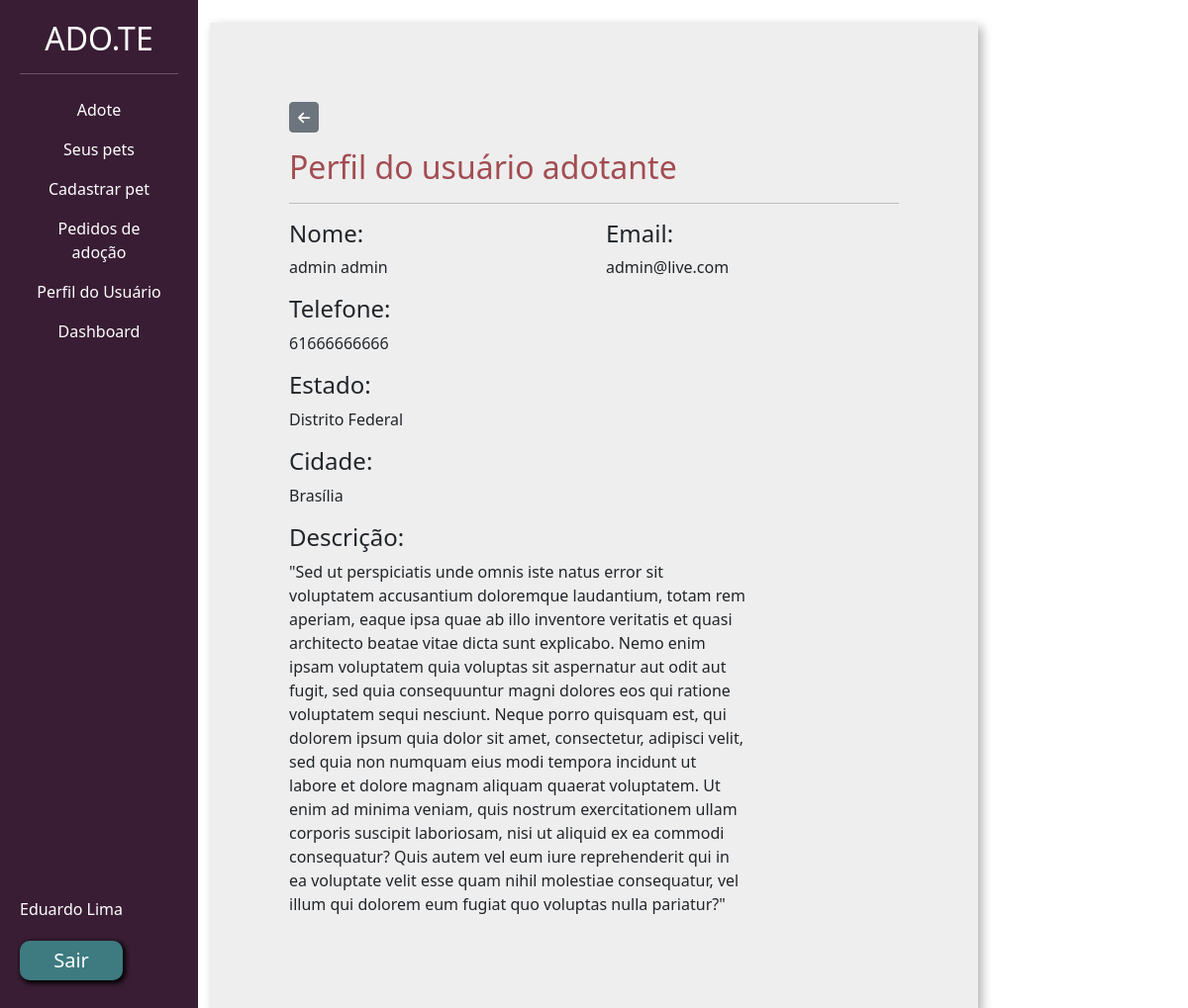
The page /divulgar/perfil_adotante/7/ (signed in) on the database its author committed.
### usuarios/models.py (models this page shows, shortened)
class User(AbstractUser, UserManager):
    email = models.EmailField(("email adress"), unique=True)
    tel = models.CharField(("phone"), unique=True, max_length=15)
    cep = models.CharField(("cep"), max_length=8, blank=True)
    bairro = models.CharField(("bairro"), max_length=100, blank=True)
    cidade = models.CharField(("cidade"), max_length=100, blank=True)
    uf = models.ForeignKey(Estado, to_field='nome', on_delete=models.DO_NOTHING)
    descricao = models.TextField(("descricao"))
    REQUIRED_FIELDS = ['first_name', 'email', 'tel']

class Estado(models.Model):
    sigla = models.CharField(max_length=2, unique=True)
    nome = models.CharField(max_length=100, unique=True)
    def __str__(self):
        return self.nome

### divulgar/views.py (the view)
# urls.py: path('perfil_adotante/<int:pedido_adocao_id>/', views.perfil_adotante, name='perfil_adotante'),
@login_required(login_url='login')
def perfil_adotante(request, pedido_adocao_id):
    try:
        pedido_adocao = PedidoAdocao.objects.get(id=pedido_adocao_id)
    except Exception as e:
        print(e)
        pass
    usuario_adotante = pedido_adocao.usuario
    return render(request, 'perfil_adotante.html', {'usuario_adotante': usuario_adotante})

### divulgar/templates/perfil_adotante.html (shortened to what this page needs)
{% extends 'base.html' %}
{% load static %}
{% block 'content' %}
{% include 'partials/_nav.html' %}
<div class="container-fluid col-md-8">
    <div class="row">
        <div class="col-md">
            <div class="wrapper">
                <div class="box width80">
                    <div style="padding:60px" class="col-md">
                        <a href="#" onclick="window.history.back(); return false;" class="btn btn-secondary btn-sm mb-3"><i class="fa fa-arrow-left mr-1"></i></a>
                        <h2 class="font-vinho">Perfil do usuário adotante</h2>
                        <hr>
                        <div class="row">
                            <div class="col-md">
                                <h4>Nome:</h4>
                                <p>{{usuario_adotante.first_name}} {{usuario_adotante.last_name}}</p>
                                <h4>Telefone:</h4>
                                <p>{{usuario_adotante.tel}}</p>
                            </div>
                            <div class="col-md">
                                <h4>Email:</h4>
                                <p>{{usuario_adotante.email}}</p>
                            </div>
                        </div>
                        <div class="row">
                            <div class="col-md">
                                <h4>Estado:</h4>
                                <p>{{usuario_adotante.uf}}</p>
                                <h4>Cidade:</h4>
                                <p>{{usuario_adotante.cidade}}</p>
                            </div>
                        </div>
                            <div class="col-md-9">
                                <h4>Descrição:</h4>
                                <p>{{usuario_adotante.descricao}}</p>
                            </div>
                    </div>
                </div>
            </div>
        </div>
    </div>
</div>
{% endblock 'content' %}

### templates/base.html (shortened to what this page needs)
{% load static %}
<!doctype html>
<html lang="pt-BR">
    <head>
        <link href="https://cdn.jsdelivr.net/npm/bootstrap@5.3.0-alpha1/dist/css/bootstrap.min.css" rel="stylesheet">
        <link href="https://cdn.jsdelivr.net/npm/select2@4.1.0-rc.0/dist/css/select2.min.css" rel="stylesheet">
        <link href="{% static 'fontawesomefree/css/all.css' %}" rel="stylesheet" type="text/css">
        <link rel="stylesheet" href="{% static 'css/base_css.css' %}">
    </head>
    <body>
        {% block 'content' %}{% endblock 'content' %}
    </body>
</html>

### templates/partials/_nav.html (shortened to what this page needs)
<div class="col-md-2 bg-side sidebar">
    <h2> <a class="nav-link text-white active" href="{% url 'listar_pets' %}">ADO.TE</a></h2>
    <hr>
    <nav class="menu">
        <ul class="nav flex-column">
            <li class="nav-item">
                <a class="nav-link text-white active" href="{% url 'listar_pets' %}">Adote</a>
            </li>
            <li class="nav-item">
                <a class="nav-link text-white" href="{% url 'seus_pets' %}">Seus pets</a>
            </li>
            <li class="nav-item">
                <a class="nav-link text-white" href="{% url 'novo_pet' %}">Cadastrar pet</a>
            </li>
            <li class="nav-item">
                <a class="nav-link text-white" href="{% url 'ver_pedido_adocao' %}">Pedidos de adoção</a>
            </li>
            <li class="nav-item">
                <a class="nav-link text-white" href="{% url 'perfil' %}">Perfil do Usuário</a>
            </li>
            <li class="nav-item">
                <a class="nav-link text-white" href="{% url 'dashboard' %}">Dashboard</a>
            </li>
            <li class="nav-item">
                <p>{{request.user.first_name}} {{request.user.last_name}}</p>
                <a class="btn-custom-primary nav-link text-white active" href="{% url 'sair' %}">Sair</a>
            </li>
        </ul>
    </nav>
</div>

### templates/static/css/base_css.css (style rules this page uses)
.bg-side { background-color: #391D34; color: white; min-height: 100vh; height: auto; }
.btn-custom-primary { background-color: #3D7B80; border: none; box-shadow: 2px 2px 5px 1px black; color: white; font-size: 20px; padding: 5px 20px 5px 20px; border-radius: 10px; margin-top: 20px; }
.sidebar li:last-child { position: fixed; bottom: 3%; margin: auto; }
.sidebar { position: fixed; top: 0; bottom: 0; left: 0; text-align: center; padding: 20px; }
.wrapper { margin-top: 3%; display: flex; flex-direction: row; justify-content: center; align-items: center; }
.box { padding: 20px; width: 50vw; background: rgb(238, 238, 238); box-shadow: 4px 4px 10px rgba(0, 0, 0, 0.3); }
.font-vinho { color: #a24d52; }
.menu { color: inherit; text-decoration: none; }
.width80 { width: 80vw; }

### rows shown on the page
User: user.first_name "Eduardo", user.last_name "Lima"
User: first_name "admin", last_name "admin", tel "61666666666", email "admin@live.com", uf "Distrito Federal", cidade "Brasília", descricao "\"Sed ut perspiciatis unde omnis iste natus error sit voluptatem accusantium doloremque laudantium, totam rem aperiam, eaque ipsa quae ab illo inventore veritatis et quasi architecto beatae vitae dicta sunt explicabo. Nemo enim ipsam voluptatem quia voluptas sit aspernatur aut odit aut fugit, sed quia consequuntur magni dolores eos qui ratione voluptatem sequi nesciunt. Neque porro quisquam est, qui dolorem ipsum quia dolor sit amet, consectetur, adipisci velit, sed quia non numquam eius modi tempora incidunt ut labore et dolore magnam aliquam quaerat voluptatem. Ut enim ad minima veniam, quis nostrum exercitationem ullam corporis suscipit laboriosam, nisi ut aliquid ex ea commodi…"
